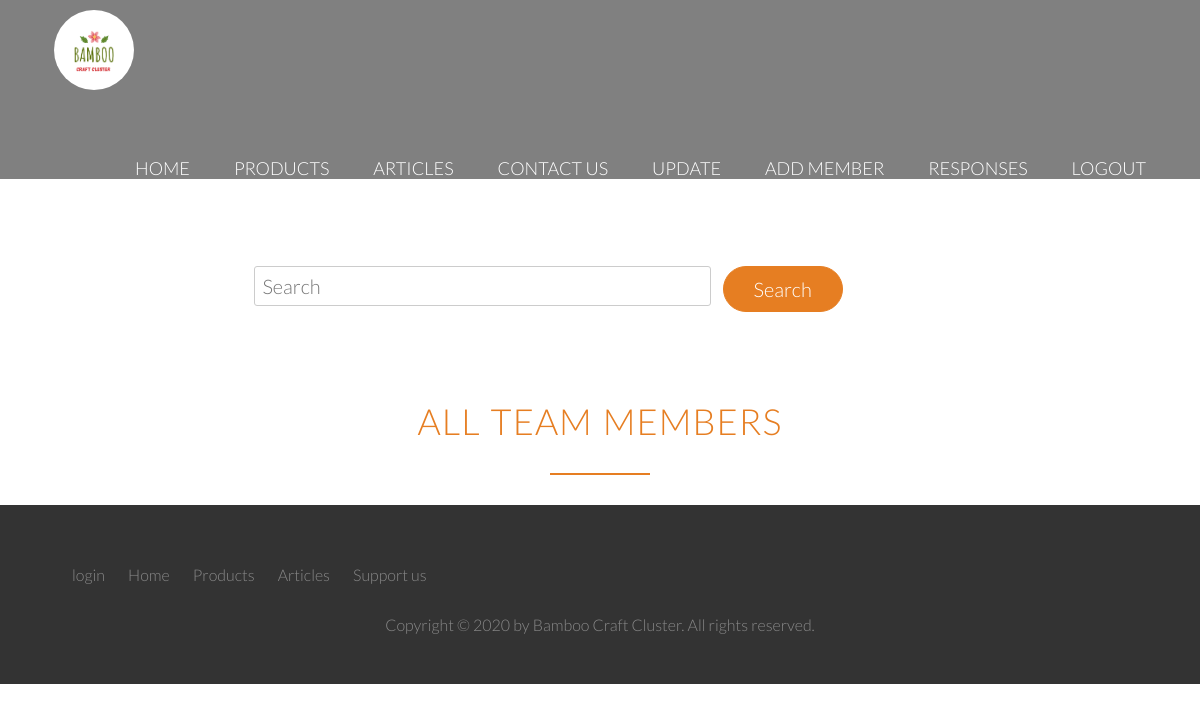
Before: /cluster/our-team/ (signed in) with the older database file.
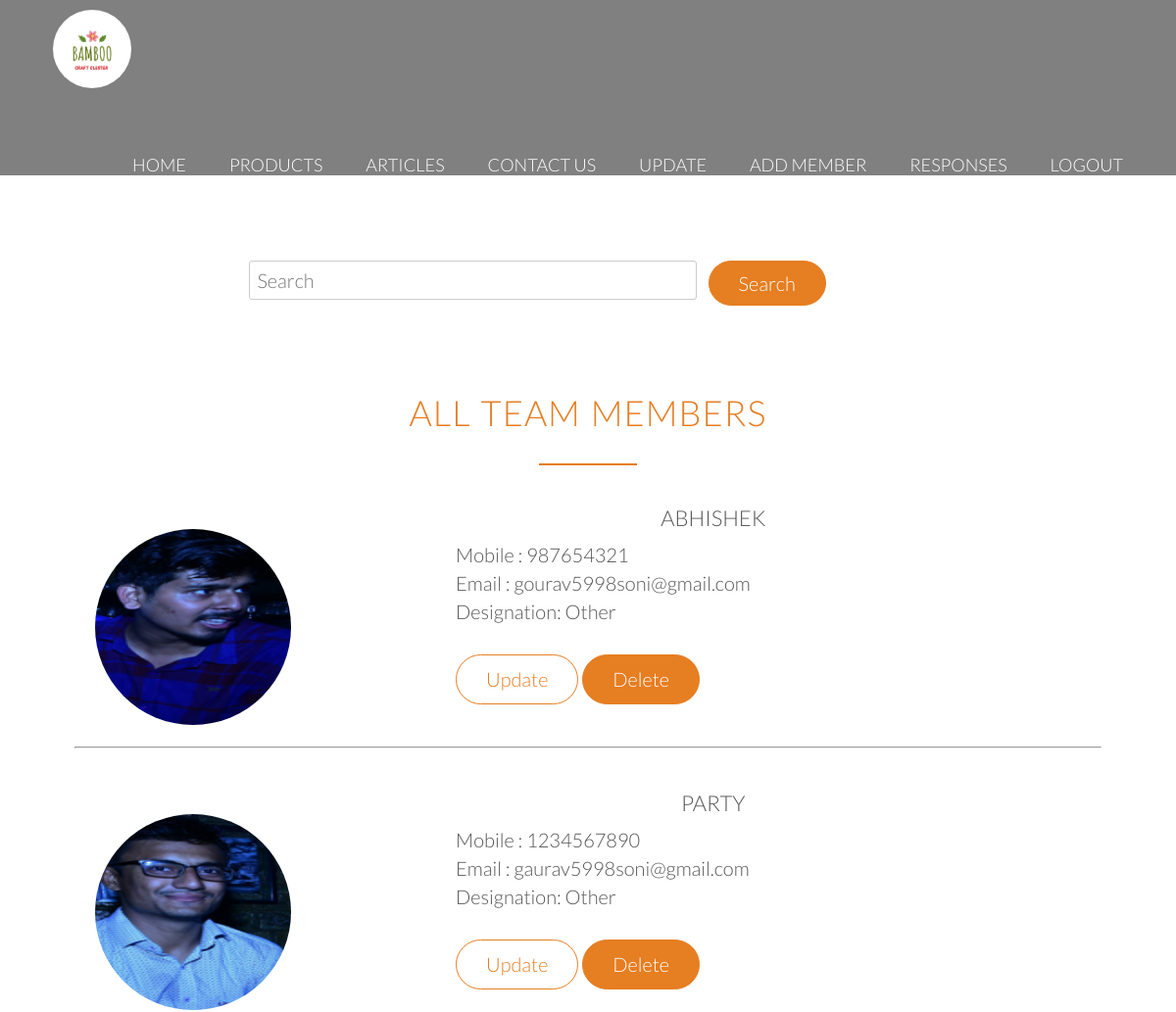
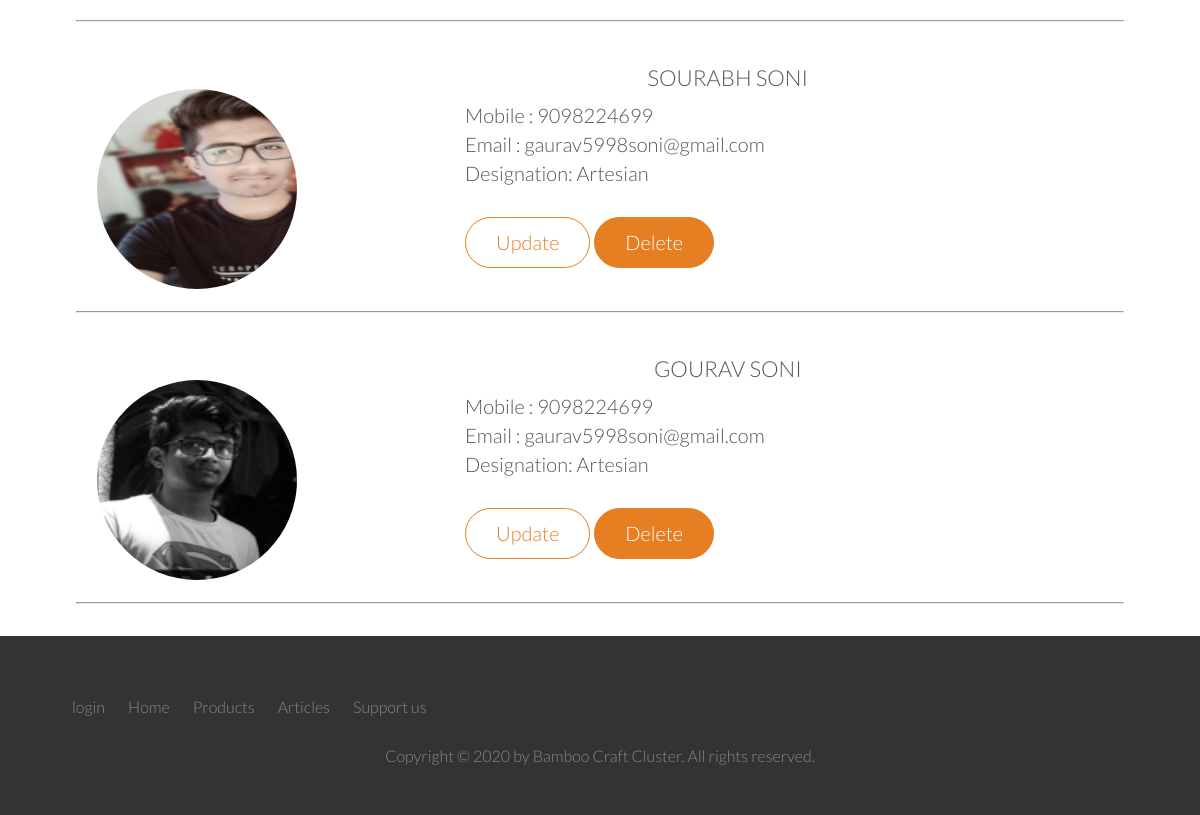
After: the same page with the newer database file (2 pictures, top to bottom).
### cluster/models.py (models this page shows, shortened)
class OurTeam(models.Model):
    emp_id = models.CharField(null=False, max_length=10, unique=True)
    name = models.CharField(null=False, max_length=30)
    email = models.EmailField(null=True)
    mobile = models.IntegerField(null=True)
    designation = models.CharField(null=False, max_length=15)
    date = models.DateTimeField(auto_now_add=True)
    profile_img = models.ImageField(upload_to="profile_images", null=False)

### cluster/views.py (the view)
# urls.py: path('our-team/', views.our_team, name="our_team"),
def our_team(request):
	form = OurTeamForm()
	members = OurTeam.objects.all().order_by('-date')
	page    = request.GET.get('page', 1)
	paginator= Paginator(members, 10)
	try:
		users = paginator.page(page)
	except PageNotAnInteger:
		users = paginator(1)
	except EmptyPage:
		users = paginator.page(paginator.num_pages)
	query = request.GET.get('search')
	if query:
		members = OurTeam.objects.filter(Q(name__icontains=query)|
			Q(designation__icontains=query))
	context = {
		'page_obj': members,
	}
	return render(request, 'cluster/admin/our_team.html', context)

### cluster/templates/cluster/admin/our_team.html (shortened to what this page needs)
{% extends 'cluster/base.html' %}
{% load static %}
{% block body_block %}
<div style="background-color: grey; ">{% include 'cluster/header2.html' %}</div>
{% if user.is_authenticated %}
   <section class="section-form">
     <form method='get'  class="contact-form">
         <div class="row">
             <div class="col span-2-of-3">
                 <input type="text" name="search" id="search" placeholder="Search" required>
             </div>
             <div class="col span-1-of-3">
                 <input type="submit" value="Search">
             </div>
         </div>
     </form>
   </section>
    <div class="row">
    	<a href="{% url 'our_team'%}">
        <h2>All Team Members</h2>
    </a>
         <div class="row ">
        {% for member in page_obj %}
                <div class="row">
                    <div class="profile-box">
                        <div class="col span-1-of-4">
                            <div class="profile-image">
                                <img src="{{ member.profile_img.url }}" alt="{{product.p_title}}">
                            </div>
                        </div>
                        <div class="col span-3-of-4">
                            <h3>{{member.name}}</h3>
                            <p class="long-copy">
                                Mobile     : {{member.mobile}}<br>
                                Email      : {{member.email}}<br>
                                Designation: {{member.designation}}
                                <br><br>
                            <a class="btn btn-ghost" href="{% url 'update_our_team' member.id%}">Update</a>
                            <a class="btn btn-full" href="{% url 'delete_our_team' member.id%}">Delete</a>
                            </p>
                        </div>
                    </div>
                </div>
             <hr>
             <br>
              {% endfor %}
            </div>
    </div>
{% endif %}
{% endblock %}

### cluster/templates/cluster/base.html (shortened to what this page needs)
<!DOCTYPE html>
{% load static %}
<html lang="en">
    <head>
        <link rel="stylesheet" type="text/css" href="{% static 'cluster/vendors/css/normalize.css' %}">
        <link rel="stylesheet" type="text/css" href="{% static 'cluster/vendors/css/grid.css'%}">
        <link rel="stylesheet" type="text/css" href="{% static 'cluster/vendors/css/ionicons.min.css'%}">
        <link rel="stylesheet" type="text/css" href="{% static 'cluster/vendors/css/animate.css'%}">
        <link rel="stylesheet" type="text/css" href="{% static 'cluster/resources/css/style.css'%}">
        <link rel="stylesheet" type="text/css" href="{% static 'cluster/resources/css/queries.css'%}">
    </head>
    <body>
        {% block body_block %}
        {% endblock %}
        <footer>
            <div class="row">
                <div class="col span-1-of-2">
                    <ul class="footer-nav">
                        <li><a href="{% url 'login' %}">login</a></li>
                        <li><a href="{% url 'home'%}">Home</a></li>
                        <li><a href="{% url 'products' %}">Products</a></li>
                        <li><a href="{% url 'articles' %}">Articles</a></li>
                        <li><a href="{% url 'support_us' %}">Support us</a></li>
                    </ul>
                </div>
            </div>
            <div class="row">
                <p>
                    Copyright &copy; 2020 by Bamboo Craft Cluster. All rights reserved.
                </p>
            </div>
        </footer>
    </body>
</html>

### cluster/templates/cluster/header2.html (shortened to what this page needs)
{% load static %}
<nav>
    <div class="row">
        <a href="{%url 'home' %}">
            <img src="{% static 'cluster/resources/img/logo.png' %}" alt="Bamboo Craft Cluster logo" class="logo">
        </a>
        <ul class="main-nav js--main-nav">
            <li><a href="{% url 'home' %}">Home</a></li>
            <li><a href="{% url 'products' %}">Products</a></li>
            <li><a href="{% url 'articles' %}">Articles</a></li>
            <li><a href="{% url 'contact_us' %}">Contact us</a></li>
            {%if user.is_authenticated%}
            <li><a href="{% url 'updates' %}">Update</a></li>
            <li><a href="{% url 'add_member' %}">Add Member</a></li>
            <li><a href="{% url 'contact_us_responses' %}">Responses</a></li>
            <li><a href="{%url 'logout'%}">Logout</a></li>
            {% endif %}
        </ul>
    </div>
</nav>

### cluster/static/cluster/resources/css/style.css (style rules this page uses)
* { margin: 0; padding: 0; box-sizing: border-box; }
html, body { background-color: #fff; color: #555; font-family: 'Lato', 'Arial', sans-serif; font-weight: 300; font-size: 20px; text-rendering: optimizeLegibility; overflow-x: hidden; }
hr { margin-top: 8px; margin-bottom: 8px; }
.row { max-width: 1140px; margin: 0 auto; }
section { padding: 80px 0; }
h1, h2, h3, h4 { font-weight: 300; text-transform: uppercase; }
h2 { font-size: 180%; word-spacing: 2px; text-align: center; margin-bottom: 30px; letter-spacing: 1px; }
h3 { font-size: 110%; margin-bottom: 10px; text-align: center; }
h2:after { display: block; height: 2px; background-color: #e67e22; content: " "; width: 100px; margin: 0 auto; margin-top: 30px; }
.long-copy { line-height: 145%; width: 70%; margin-left: 15%; }
a:link, a:visited { color: #e67e22; text-decoration: none; padding-bottom: 1px; border-bottom: 1px solid #e67e22; -webkit-transition: border-bottom 0.2s, color 0.2s; transition: border-bottom 0.2s, color 0.2s; }
.btn:link, .btn:visited, input[type=submit] { display: inline-block; padding: 10px 30px; font-weight: 300; text-decoration: none; border-radius: 200px; -webkit-transition: background-color 0.2s, border 0.2s, color 0.2s; transition: background-color 0.2s, border 0.2s, color 0.2s; }
.btn-full:link, .btn-full:visited, input[type=submit] { background-color: #e67e22; border: 1px solid #e67e22; color: #fff; margin-right: 15px; }
.btn-ghost:link, .btn-ghost:visited { border: 1px solid #e67e22; color: #e67e22; }
.logo { height: 80px; width: auto; float: left; margin-top: 10px; border-radius: 50px; margin-bottom: 10px; }
.main-nav { float: right; list-style: none; margin-top: 55px; }
.main-nav li { display: inline-block; margin-left: 40px; }
.main-nav li a:link, .main-nav li a:visited { padding: 8px 0; color: #fff; text-decoration: none; text-transform: uppercase; font-size: 90%; border-bottom: 2px solid transparent; -webkit-transition: border-bottom 0.2s; transition: border-bottom 0.2s; }
.contact-form { width: 60%; margin: 0 auto; }
input[type=text], input[type=email], input[type=password], select, textarea { width: 100%; padding: 7px; border-radius: 3px; border: 1px solid #ccc; }
footer { background-color: #333; padding: 50px; font-size: 80%; }
.footer-nav { list-style: none; float: left; }
.footer-nav li, .social-links li { display: inline-block; margin-right: 20px; }
.footer-nav li:last-child, .social-links li:last-child { margin-right: 0; }
.footer-nav li a:link, .footer-nav li a:visited, .social-links li a:link, .social-links li a:visited { text-decoration: none; border: 0; color: #888; -webkit-transition: color 0.2s; transition: color 0.2s; }
footer p { color: #888; text-align: center; margin-top: 20px; }
.profile-image { font-size: 90%; margin-top: 25px; display: block; }
.profile-image img { border-radius: 50%; height: 200px; width: 200px; margin-left:auto; margin-right:auto; }

### cluster/static/cluster/resources/css/queries.css (style rules this page uses)
@media only screen and (max-width: 1200px) { .row { padding: 0 2%; } }

Changed rows visible on the page:
added OurTeam: profile_img (picture), name "ABHISHEK", mobile "987654321", email "gourav5998soni@gmail.com", designation "Other"
added OurTeam: profile_img (picture), name "PARTY", mobile "1234567890", email "gaurav5998soni@gmail.com", designation "Other"
added OurTeam: profile_img (picture), name "SOURABH SONI", mobile "9098224699", email "gaurav5998soni@gmail.com", designation "Artesian"
added OurTeam: profile_img (picture), name "GOURAV SONI", mobile "9098224699", email "gaurav5998soni@gmail.com", designation "Artesian"
